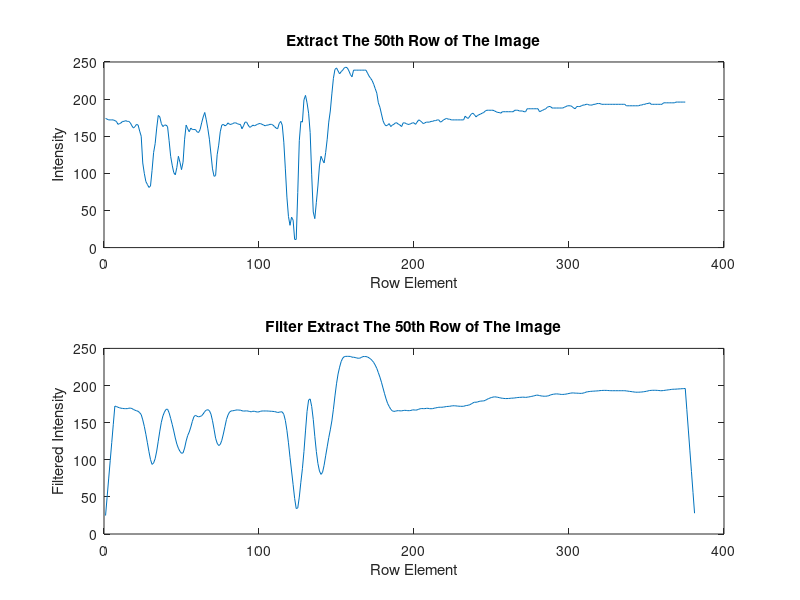

Write MATLAB code to recreate this figure.
clear all; 
close all; 
clc;

load('ip2_images'); 

row = cicada(50,:); %Extracts 50th row 
ave_filt = ones(1,7)/7; %Calculate filter coefficients 
filt_row = conv(row,ave_filt); %Filter 50th row 

subplot(2,1,1); % plot the unfiltered signals 
plot(row), 
title('Extract The 50th Row of The Image'), 
xlabel('Row Element'), 
ylabel('Intensity'), 

subplot(2,1,2); %plot the filtered signals 
plot(filt_row), 
title('Filter Extract The 50th Row of The Image')
xlabel('Row Element'), 
ylabel('Filtered Intensity'),